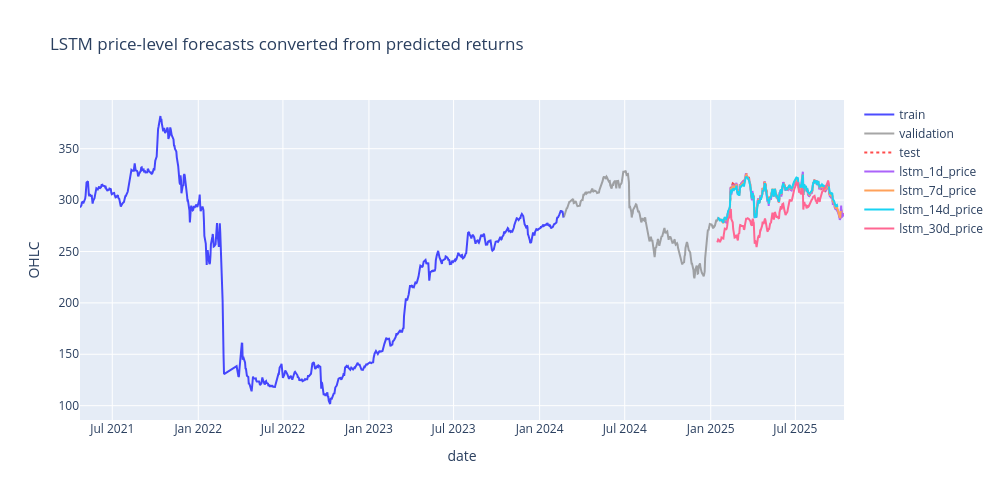

Notebook code cell kept with this figure:
### Markdown cell above
## Linear-Style Price Plots

Predicted returns are converted back to price level with:

`predicted_ohlc = current_ohlc * (1 + predicted_return)`.

### Code cell
base_train_end, base_val_end = split_positions(len(df_lstm_base), train_ratio=0.60, val_ratio=0.20)

fig_price_combined = go.Figure()
fig_price_combined.add_trace(go.Scatter(
    x=df_lstm_base["begin"].iloc[:base_train_end],
    y=df_lstm_base["ohlc"].iloc[:base_train_end],
    mode="lines",
    name="train",
    line=dict(color="blue"),
    opacity=0.7,
))
fig_price_combined.add_trace(go.Scatter(
    x=df_lstm_base["begin"].iloc[base_train_end:base_val_end],
    y=df_lstm_base["ohlc"].iloc[base_train_end:base_val_end],
    mode="lines",
    name="validation",
    line=dict(color="gray"),
    opacity=0.7,
))
fig_price_combined.add_trace(go.Scatter(
    x=df_lstm_base["begin"].iloc[base_val_end:],
    y=df_lstm_base["ohlc"].iloc[base_val_end:],
    mode="lines",
    name="test",
    line=dict(color="red", dash="dot"),
    opacity=0.7,
))

for horizon in horizon_config:
    fig_price_combined.add_trace(go.Scatter(
        x=lstm_return_price_predictions[horizon].index,
        y=lstm_return_price_predictions[horizon].values,
        mode="lines",
        name=f"lstm_{horizon}d_price",
    ))

fig_price_combined.update_layout(
    width=1000,
    height=500,
    title="LSTM price-level forecasts converted from predicted returns",
    xaxis_title="date",
    yaxis_title="OHLC",
)
fig_price_combined.show()

### Figure 1 — Plotly figure (JSON) as saved in the notebook; plotly's stock layout.template omitted (floating-point values rounded to 4 significant figures; data arrays with more than 128 entries replaced by an {"elided": "..."} marker saying what was removed)
{"data": [{"line": {"color": "blue"}, "mode": "lines", "name": "train", "opacity": 0.7, "type": "scatter", "x": {"elided": "702 str values"}, "y": {"elided": "702 float values"}}, {"line": {"color": "gray"}, "mode": "lines", "name": "validation", "opacity": 0.7, "type": "scatter", "x": {"elided": "234 str values"}, "y": {"elided": "234 float values"}}, {"line": {"color": "red", "dash": "dot"}, "mode": "lines", "name": "test", "opacity": 0.7, "type": "scatter", "x": {"elided": "234 str values"}, "y": {"elided": "234 float values"}}, {"mode": "lines", "name": "lstm_1d_price", "type": "scatter", "x": {"elided": "228 str values"}, "y": {"elided": "228 float values"}}, {"mode": "lines", "name": "lstm_7d_price", "type": "scatter", "x": {"elided": "227 str values"}, "y": {"elided": "227 float values"}}, {"mode": "lines", "name": "lstm_14d_price", "type": "scatter", "x": {"elided": "226 str values"}, "y": {"elided": "226 float values"}}, {"mode": "lines", "name": "lstm_30d_price", "type": "scatter", "x": {"elided": "211 str values"}, "y": {"elided": "211 float values"}}], "layout": {"height": 500, "title": {"text": "LSTM price-level forecasts converted from predicted returns"}, "width": 1000, "xaxis": {"title": {"text": "date"}}, "yaxis": {"title": {"text": "OHLC"}}}}
